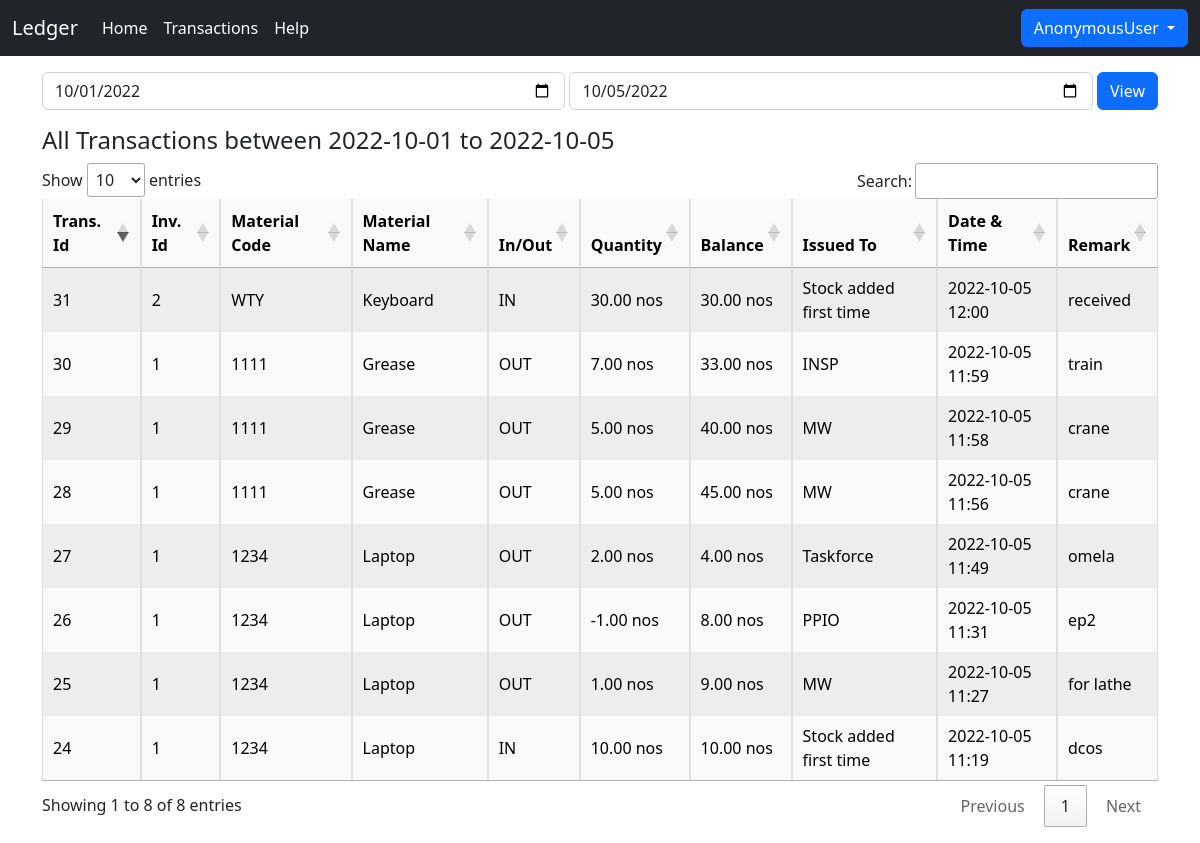
Page /alltransactions on the committed database.
### home/models.py (models this page shows, shortened)
class Transactions(models.Model):
    id = models.AutoField(primary_key=True)
    inv_id = models.CharField(max_length=20)
    material_code = models.CharField(max_length=100)
    material_name = models.CharField(max_length=200)
    in_out = models.CharField(max_length=10)
    quantity = models.DecimalField(max_digits=10, decimal_places=2)
    balance = models.DecimalField(max_digits=10, decimal_places=2)
    unit = models.CharField(max_length=20)
    issued_to = models.CharField(max_length=200)
    dateTime = models.DateTimeField(default=datetime.now, blank=True)
    remark = models.CharField(max_length=200)

### home/views.py (the view)
# urls.py: path('alltransactions', views.alltransactions)
def alltransactions(request):
    endDate = datetime.datetime.now()
    currentDate = datetime.date.today()
    startDate = datetime.datetime(currentDate.year, currentDate.month, 1)
    if request.method == 'POST':
        startDate = request.POST['from']
        endDate = request.POST['to']
        format = '%Y-%m-%d'
        startDate = datetime.datetime.strptime(startDate, format)
        endDate = datetime.datetime.strptime(endDate, format)
    alltrans = Transactions.objects.filter(
        dateTime__date__range=(startDate, endDate))
    return render(request, 'all_transactions.html', {'alltrans': alltrans, 'from': startDate, 'to': endDate})

### templates/all_transactions.html (shortened to what this page needs)
{% extends 'base.html' %}
{% block body %}
<div class="container my-3">
    <form method="post">
        <div class="d-flex mb-3">
            <input type='date' value="{{ from | date:'Y-m-d'}}" class='form-control' id='from' name='from' required>
            <input type='date' value="{{to | date:'Y-m-d'}}" class='form-control mx-1' id='to' name='to' required>
            <button type='submit' class='btn btn-primary '>View</button>
        </div>
    </form>
    <h4>
        All Transactions between {{ from | date:'Y-m-d'}} to {{to | date:'Y-m-d'}}
    </h4>
    <table id="table_id" class="table-light table table-striped table-bordered w-100">
        <thead>
            <tr>
                <th>Trans. Id</th>
                <th>Inv. Id</th>
                <th>Material Code</th>
                <th>Material Name</th>
                <th>In/Out</th>
                <th>Quantity</th>
                <th>Balance</th>
                <th>Issued To</th>
                <th>Date & Time</th>
                <th>Remark</th>
            </tr>
        </thead>
        <tbody>
            {% for entry in alltrans %}
            <tr>
                <td>{{entry.id}}</td>
                <td>{{entry.inv_id}}</td>
                <td>{{entry.material_code}}</td>
                <td>{{entry.material_name}}</td>
                <td>{{entry.in_out}}</td>
                <td>{{entry.quantity}} {{entry.unit}}</td>
                <td>{{entry.balance}} {{entry.unit}}</td>
                <td>{{entry.issued_to}}</td>
                <td>{{entry.dateTime | date:'Y-m-d H:i'}}</td>
                <td>{{entry.remark}}</td>
            </tr>
            {% endfor %}
        </tbody>
    </table>
    <link href="https://cdn.datatables.net/1.11.3/css/jquery.dataTables.min.css" rel="stylesheet">
</div>
{% endblock body %}

### rows in the picture
Transactions: id "24", inv_id "1", material_code "1234", material_name "Laptop", in_out "IN", quantity "10.00", unit "nos", balance "10.00", issued_to "Stock added first time", dateTime "2022-10-05 11:19", remark "dcos"
Transactions: id "25", inv_id "1", material_code "1234", material_name "Laptop", in_out "OUT", quantity "1.00", unit "nos", balance "9.00", issued_to "MW", dateTime "2022-10-05 11:27", remark "for lathe"
Transactions: id "26", inv_id "1", material_code "1234", material_name "Laptop", in_out "OUT", quantity "-1.00", unit "nos", balance "8.00", issued_to "PPIO", dateTime "2022-10-05 11:31", remark "ep2"
Transactions: id "27", inv_id "1", material_code "1234", material_name "Laptop", in_out "OUT", quantity "2.00", unit "nos", balance "4.00", issued_to "Taskforce", dateTime "2022-10-05 11:49", remark "omela"
Transactions: id "28", inv_id "1", material_code "1111", material_name "Grease", in_out "OUT", quantity "5.00", unit "nos", balance "45.00", issued_to "MW", dateTime "2022-10-05 11:56", remark "crane"
Transactions: id "29", inv_id "1", material_code "1111", material_name "Grease", in_out "OUT", quantity "5.00", unit "nos", balance "40.00", issued_to "MW", dateTime "2022-10-05 11:58", remark "crane"
Transactions: id "30", inv_id "1", material_code "1111", material_name "Grease", in_out "OUT", quantity "7.00", unit "nos", balance "33.00", issued_to "INSP", dateTime "2022-10-05 11:59", remark "train"
Transactions: id "31", inv_id "2", material_code "WTY", material_name "Keyboard", in_out "IN", quantity "30.00", unit "nos", balance "30.00", issued_to "Stock added first time", dateTime "2022-10-05 12:00", remark "received"

### other values in the picture
{{ request.user }} "AnonymousUser"
{{ from | date:'Y-m-d' }} "2022-10-01"
